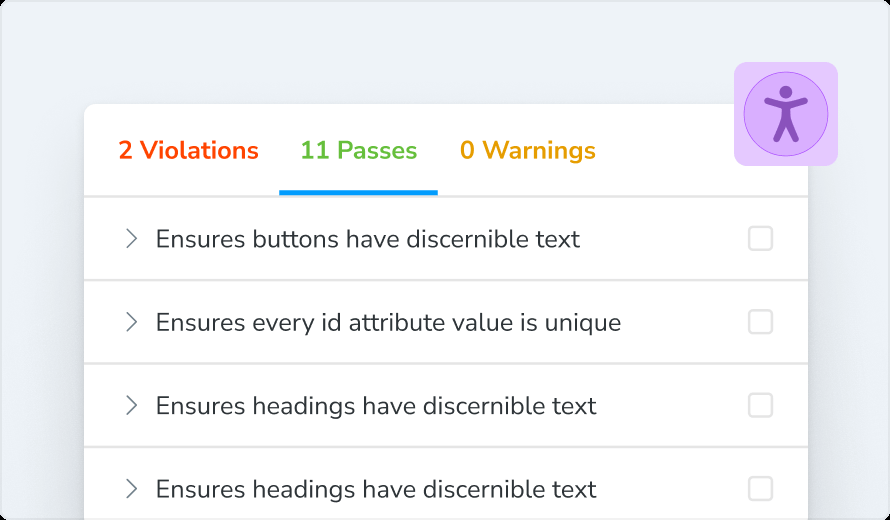
#> input picture packages/frontend/src/stories/assets/accessibility.png, 890 x 520 px
$ python -i robust_saliency.py   (imports and definitions only)
#> lines starting #> are read from the running program, lines starting #| are printed output that depends on the picture; after the words box and inside, x2 and y2 are one past the last pixel; in counts of white or black regions, pixels touching at a corner belong together
#> further down, picture is the input picture: shape (520, 890, 3); mean B, G, R 246.4, 243.5, 242.7
#!/usr/bin/env python3
"""
Robuste Saliency Detection - Funktioniert auch mit schwarzen Frames
Kombiniert Edge Detection, Color Contrast, Face Detection und Center Bias
"""

import cv2
import numpy as np
from typing import Tuple, List, Dict, Any
import logging
from pathlib import Path

logger = logging.getLogger(__name__)

class RobustSaliencyDetector:
    """
    Robuste Saliency Detection die auch mit schwarzen Frames umgehen kann
    """

    def __init__(self):
        """Initialisiert den robusten Saliency Detector"""
        self.face_cascade = self._load_face_detector()

    def _load_face_detector(self):
        """Lädt OpenCV Face Detector"""
        try:
            cascade_paths = [
                cv2.data.haarcascades + 'haarcascade_frontalface_default.xml',
                '/usr/local/share/opencv4/haarcascades/haarcascade_frontalface_default.xml',
                '/opt/homebrew/share/opencv4/haarcascades/haarcascade_frontalface_default.xml'
            ]

            for path in cascade_paths:
                if Path(path).exists():
                    cascade = cv2.CascadeClassifier(path)
                    logger.info(f"Face detector loaded from: {path}")
                    return cascade

            logger.warning("Face detector not available")
            return None
        except Exception as e:
            logger.warning(f"Could not load face detector: {e}")
            return None

    def generate_saliency_map(self, image: np.ndarray) -> np.ndarray:
        """
        Generiert eine robuste Saliency Map

        Args:
            image: Input-Bild (BGR)

        Returns:
            Saliency Map (0-255)
        """
        try:
            height, width = image.shape[:2]
#> height = 520; width = 890

            # Prüfe ob Frame zu dunkel ist
            brightness = np.mean(image)
#> brightness = 244.2
            is_dark_frame = brightness < 30  # Sehr dunkel
#> is_dark_frame = False

            if is_dark_frame:
                logger.debug(f"Dark frame detected (brightness: {brightness:.1f}), using center bias")
                return self._generate_center_saliency_map(height, width)

            # 1. Edge-based Saliency
            edge_saliency = self._compute_edge_saliency(image)

            # 2. Color Contrast Saliency
            color_saliency = self._compute_color_contrast_saliency(image)

            # 3. Face Detection Saliency
            face_saliency = self._compute_face_saliency(image)

            # 4. Center Bias
            center_saliency = self._compute_center_bias(height, width)

            # 5. Kombiniere alle Saliency-Maps gewichtet
            weights = self._calculate_weights(edge_saliency, color_saliency, face_saliency)

            # Normalisiere alle Maps auf 0-1
            edge_norm = self._normalize_saliency(edge_saliency)
            color_norm = self._normalize_saliency(color_saliency)
            face_norm = self._normalize_saliency(face_saliency)
            center_norm = self._normalize_saliency(center_saliency)

            # Gewichtete Kombination
            combined_saliency = (
                weights['edge'] * edge_norm +
                weights['color'] * color_norm +
                weights['face'] * face_norm +
                weights['center'] * center_norm
            )

            # Normalisiere auf 0-255
            saliency_map = (combined_saliency * 255).astype(np.uint8)

            logger.debug(f"Generated robust saliency map: {saliency_map.shape}, "
                        f"min={saliency_map.min()}, max={saliency_map.max()}, "
                        f"non-zero={np.count_nonzero(saliency_map)}")

            return saliency_map

        except Exception as e:
            logger.error(f"Error generating saliency map: {e}")
            return self._generate_center_saliency_map(image.shape[0], image.shape[1])

    def _compute_edge_saliency(self, image: np.ndarray) -> np.ndarray:
        """Berechnet Edge-basierte Saliency"""
        try:
            gray = cv2.cvtColor(image, cv2.COLOR_BGR2GRAY)
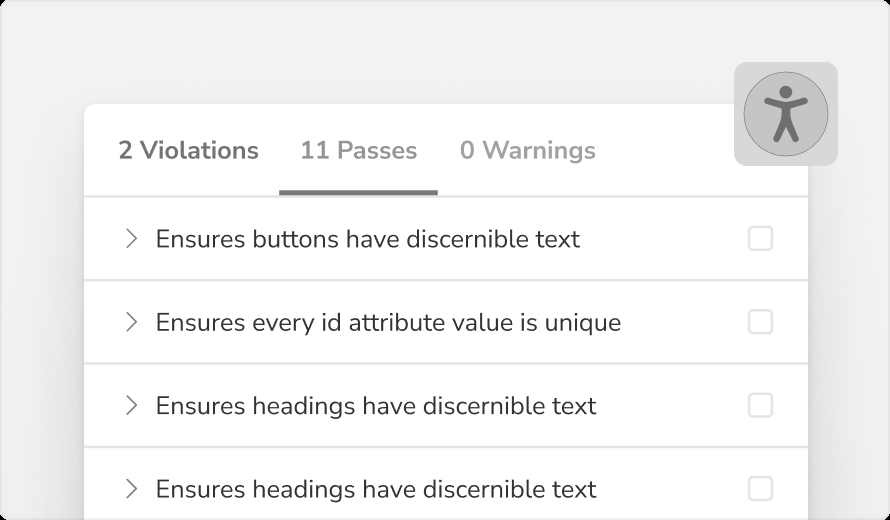
#> gray: shape (520, 890); min 0, max 255, mean 243.5

            # Adaptive Canny-Parameter basierend auf Bildhelligkeit
            brightness = np.mean(gray)
#> brightness = 243.5
            if brightness < 50:
                low_threshold = 30
                high_threshold = 80
            elif brightness < 100:
                low_threshold = 50
                high_threshold = 150
            else:
                low_threshold = 50
                high_threshold = 150

            edges = cv2.Canny(gray, low_threshold, high_threshold)
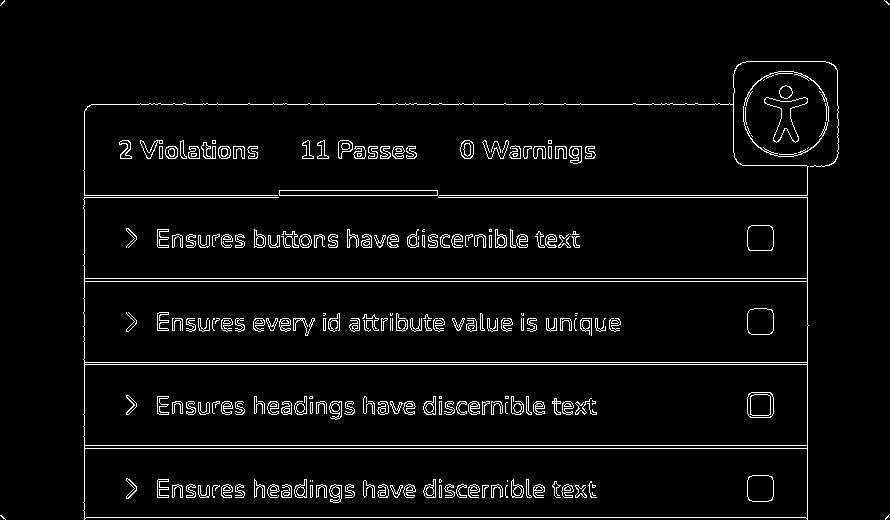
#> edges: shape (520, 890); 4.3% white in thin lines or dots

            # Erweitere Kanten für bessere Saliency
            kernel = np.ones((3, 3), np.uint8)
            edges_dilated = cv2.dilate(edges, kernel, iterations=1)
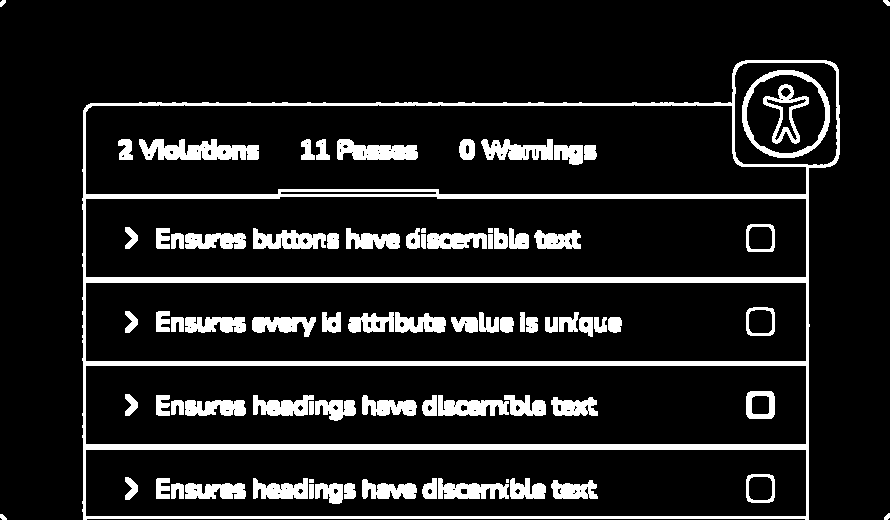
#> edges_dilated: shape (520, 890); 12.3% white; 81 white regions (1 under 20 px), largest, box (x1, y1, x2, y2) and area: (82, 60, 840, 520) 23912, (139, 139, 259, 160) 1738, (742, 70, 830, 158) 1376

            return edges_dilated.astype(np.float32)

        except Exception as e:
            logger.error(f"Error computing edge saliency: {e}")
            return np.zeros(image.shape[:2], dtype=np.float32)

    def _compute_color_contrast_saliency(self, image: np.ndarray) -> np.ndarray:
        """Berechnet Color Contrast Saliency"""
        try:
            # Konvertiere zu LAB für bessere Color-Perception
            lab = cv2.cvtColor(image, cv2.COLOR_BGR2LAB)
#> lab: shape (520, 890, 3); mean of channels 0, 1, 2 244.7, 128.3, 126.5
            l, a, b = cv2.split(lab)
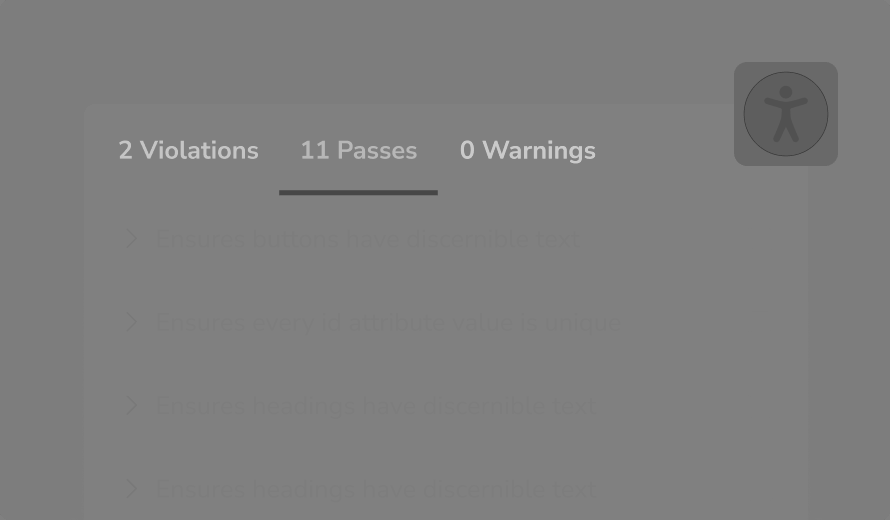
#> b: shape (520, 890); min 65, max 202, mean 126.5

            # Berechne lokalen Kontrast mit größerem Kernel für robustere Ergebnisse
            kernel_size = 15
            kernel = np.ones((kernel_size, kernel_size), np.float32) / (kernel_size * kernel_size)

            l_mean = cv2.filter2D(l.astype(np.float32), -1, kernel)
            a_mean = cv2.filter2D(a.astype(np.float32), -1, kernel)
            b_mean = cv2.filter2D(b.astype(np.float32), -1, kernel)

            # Kontrast = Abweichung vom lokalen Mittelwert
            l_contrast = np.abs(l.astype(np.float32) - l_mean)
            a_contrast = np.abs(a.astype(np.float32) - a_mean)
            b_contrast = np.abs(b.astype(np.float32) - b_mean)

            # Kombiniere Kontraste
            color_saliency = (l_contrast + a_contrast + b_contrast) / 3
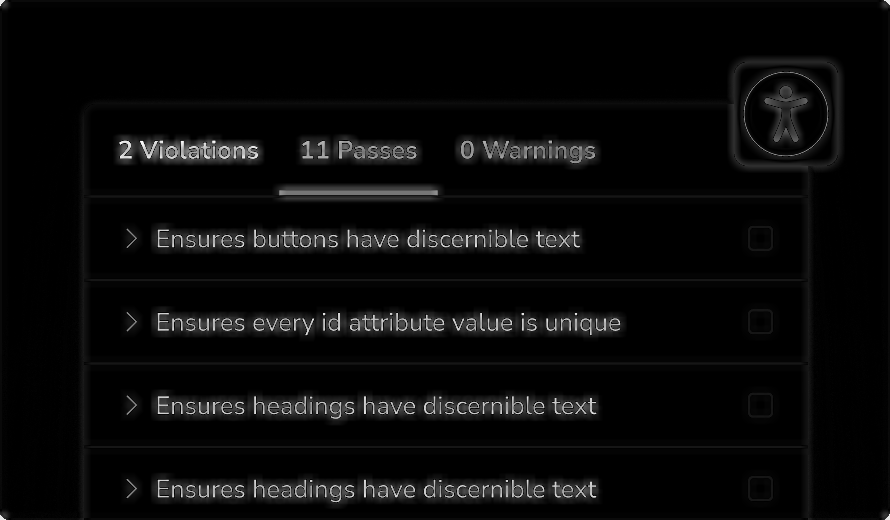
#> color_saliency: shape (520, 890) float32; min 0, max 71.35, mean 2.7; drawn with min black and max white

            return color_saliency

        except Exception as e:
            logger.error(f"Error computing color contrast saliency: {e}")
            return np.zeros(image.shape[:2], dtype=np.float32)

    def _compute_face_saliency(self, image: np.ndarray) -> np.ndarray:
        """Berechnet Face-basierte Saliency"""
        try:
            height, width = image.shape[:2]
#> height = 520; width = 890
            face_saliency = np.zeros((height, width), dtype=np.float32)

            if self.face_cascade is None:
                return face_saliency

            gray = cv2.cvtColor(image, cv2.COLOR_BGR2GRAY)

            # Erkenne Gesichter mit verschiedenen Parametern
            faces = self.face_cascade.detectMultiScale(
                gray,
                scaleFactor=1.1,
                minNeighbors=3,  # Weniger restriktiv
                minSize=(20, 20)  # Kleinere Mindestgröße
            )
#> faces = ()

            # Erstelle Saliency Map für Gesichter
            for (x, y, w, h) in faces:
                center_x, center_y = x + w//2, y + h//2
                radius_x, radius_y = int(w//2 * 1.5), int(h//2 * 1.5)

                # Erstelle elliptische Saliency um das Gesicht
                for py in range(max(0, center_y - radius_y), min(height, center_y + radius_y)):
                    for px in range(max(0, center_x - radius_x), min(width, center_x + radius_x)):
                        dx = (px - center_x) / radius_x
                        dy = (py - center_y) / radius_y
                        distance = np.sqrt(dx*dx + dy*dy)

                        if distance <= 1.0:
                            saliency_value = 1.0 - distance
                            face_saliency[py, px] = max(face_saliency[py, px], saliency_value)
#> this loop made 0 passes
#> face_saliency: shape (520, 890) float32; every value is 0

            logger.debug(f"Detected {len(faces)} faces")
            return face_saliency

        except Exception as e:
            logger.error(f"Error computing face saliency: {e}")
            return np.zeros(image.shape[:2], dtype=np.float32)

    def _compute_center_bias(self, height: int, width: int) -> np.ndarray:
        """Berechnet Center Bias Saliency"""
#> called with height = 520, width = 890
        center_saliency = np.zeros((height, width), dtype=np.float32)

        center_x, center_y = width // 2, height // 2
#> center_x = 445; center_y = 260
        max_radius = min(width, height) // 3
#> max_radius = 173

        for y in range(height):
            for x in range(width):
                dx = (x - center_x) / max_radius
                dy = (y - center_y) / max_radius
                distance = np.sqrt(dx*dx + dy*dy)

                if distance <= 1.0:
                    center_saliency[y, x] = 1.0 - distance
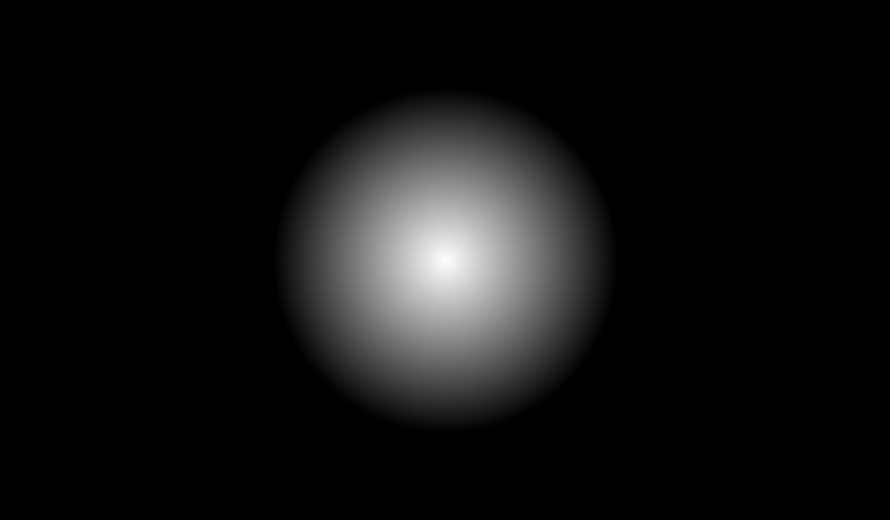
#> center_saliency: shape (520, 890) float32; min 0, max 1, mean 0.0677

        return center_saliency

    def _calculate_weights(self, edge_saliency: np.ndarray, color_saliency: np.ndarray,
                          face_saliency: np.ndarray) -> Dict[str, float]:
        """Berechnet adaptive Gewichte basierend auf der Qualität der Saliency-Maps"""

        # Basis-Gewichte
        weights = {
            'edge': 0.3,
            'color': 0.3,
            'face': 0.3,
            'center': 0.1
        }

        # Passe Gewichte basierend auf der Qualität an
        edge_quality = np.count_nonzero(edge_saliency) / edge_saliency.size
#> edge_quality = 0.123
        color_quality = np.count_nonzero(color_saliency) / color_saliency.size
#> color_quality = 0.538
        face_quality = np.count_nonzero(face_saliency) / face_saliency.size
#> face_quality = 0

        # Wenn eine Komponente sehr schwach ist, erhöhe andere
        if edge_quality < 0.01:  # Weniger als 1% Kanten
            weights['edge'] = 0.1
            weights['color'] += 0.1
            weights['face'] += 0.1

        if color_quality < 0.01:  # Weniger als 1% Kontrast
            weights['color'] = 0.1
            weights['edge'] += 0.1
            weights['face'] += 0.1

        if face_quality < 0.001:  # Weniger als 0.1% Gesicht
            weights['face'] = 0.1
            weights['edge'] += 0.1
            weights['color'] += 0.1

        # Normalisiere Gewichte
        total_weight = sum(weights.values())
        for key in weights:
            weights[key] /= total_weight
#> in generate_saliency_map, `weights = self._calculate_weights(edge_saliency, color_saliency, face_..`: weights = {'edge': 0.4, 'color': 0.4, 'face': 0.1, 'center': 0.1}

        return weights

    def _normalize_saliency(self, saliency: np.ndarray) -> np.ndarray:
        """Normalisiert Saliency Map auf 0-1"""
        if saliency.max() > 0:
            return saliency / saliency.max()
        return saliency

    def _generate_center_saliency_map(self, height: int, width: int) -> np.ndarray:
        """Fallback: Zentrierte Saliency Map"""
        return self._compute_center_bias(height, width) * 255

    # [116 lines left out: function get_roi_suggestions, not called in this run]

>>> import cv2
>>> picture = cv2.imread('../../../frontend/src/stories/assets/accessibility.png')
>>> result = RobustSaliencyDetector().generate_saliency_map(picture)
#> in generate_saliency_map, `combined_saliency = ( weights['edge'] * edge_norm + weights['color'] *..`:
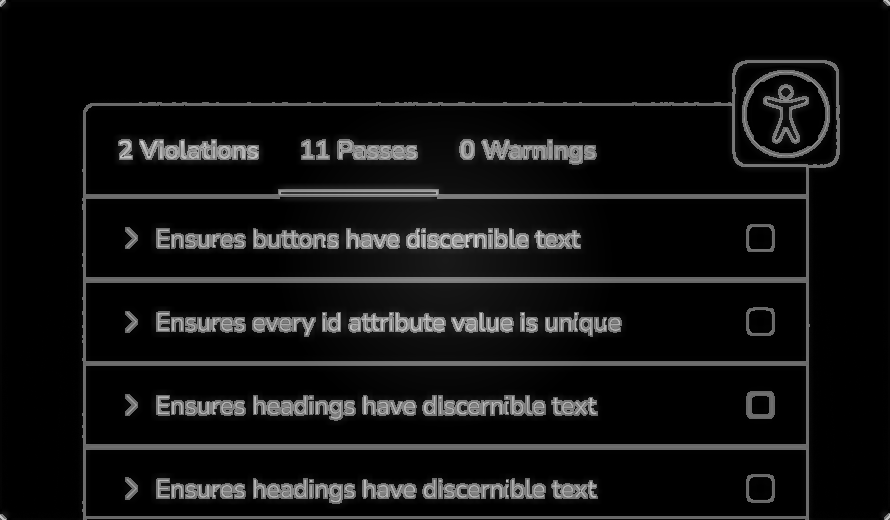
#> combined_saliency: shape (520, 890) float32; min 0, max 0.835, mean 0.0709
